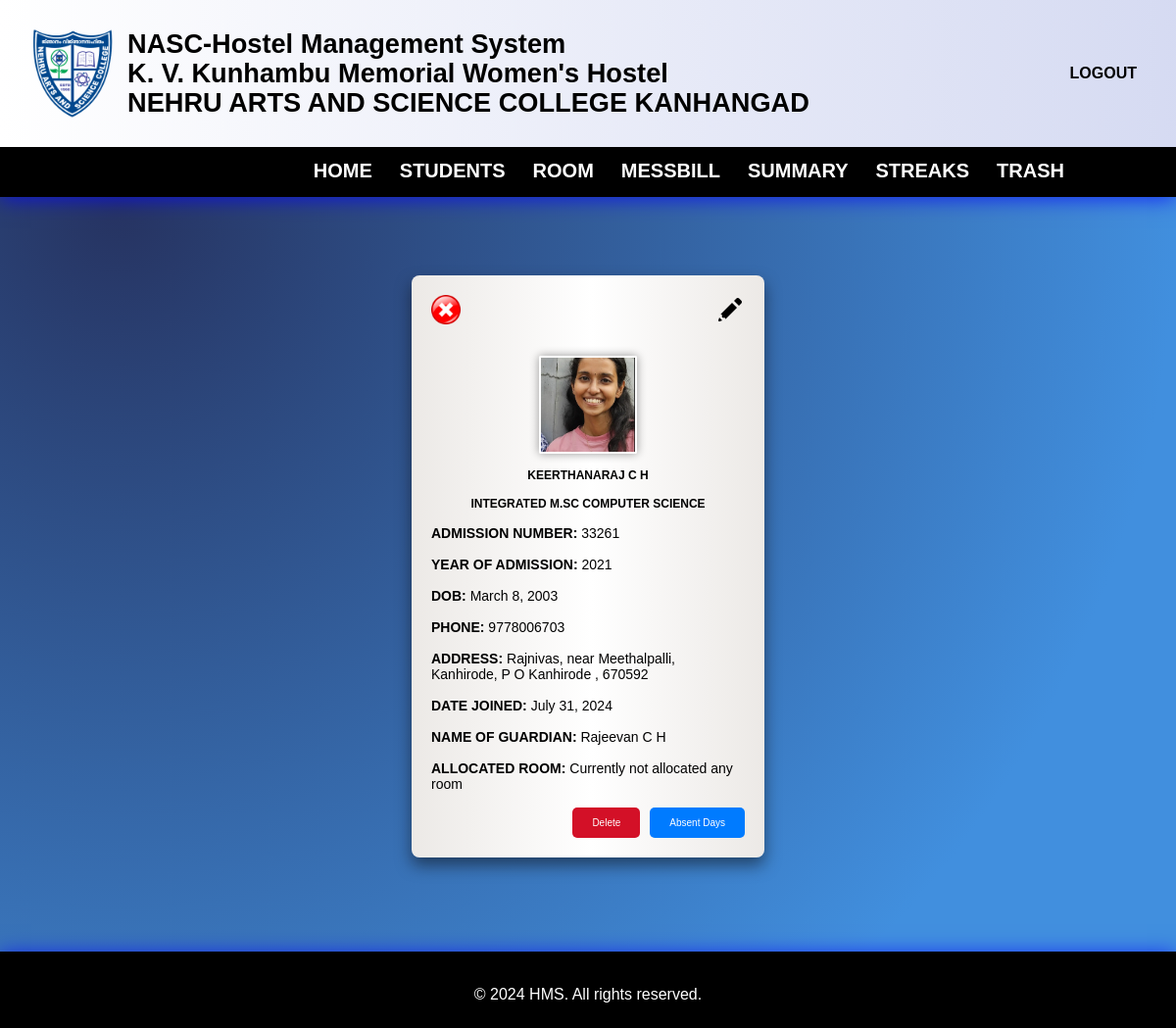
The page /view/1/ (signed in) on the database its author committed.
### hostel/models.py (models this page shows, shortened)
class Student(models.Model):
    admn_no = models.PositiveIntegerField(unique=True)
    name = models.CharField(max_length=50)
    year_of_admn = models.PositiveSmallIntegerField()
    pgm = models.ForeignKey(Programme, on_delete=models.CASCADE)
    year_choices = [
        (1,'First'),(2,'Second'),(3,'Third'),(4,'Fourth'),(5,'Fifth'),
    ]
    year = models.IntegerField(choices=year_choices)
    dob = models.DateField()
    email = models.EmailField()
    photo = models.ImageField(upload_to="images/")
    contact_regex = RegexValidator(regex=r'^\d{10}$',message="Contact number must be a 10-digit number.")
    contact = models.CharField(validators=[contact_regex], max_length=10)  # Using CharField for contact with max length 10
    parent_name = models.CharField(max_length=50)
    address = models.TextField(max_length=200)
    date_joined = models.DateField(auto_now_add=True)
    CATEGORY_CHOICES = [
        ('GENERAL', 'GENERAL'),
        ('OBC', 'OBC'),
        ('OEC', 'OEC'),
        ('SC', 'SC'),
        ('ST', 'ST'),
    ]
    category = models.CharField(max_length=20, choices=CATEGORY_CHOICES, default='GENERAL')
    EGRANTZ_CHOICES = [
        (True, 'Yes'),
        (False, 'No'),
    ]
    E_Grantz = models.BooleanField(choices=EGRANTZ_CHOICES)

class Programme(models.Model):
    pgm_id = models.SmallIntegerField(unique=True)
    pgm_name = models.CharField(max_length=100,unique=True)
    dept_id = models.ForeignKey(Department,on_delete=models.CASCADE)
    no_of_sems = models.PositiveSmallIntegerField()
    grad_choices = [('UG','UG'),('PG','PG')]
    grad_level = models.CharField(max_length=5,choices=grad_choices)
    def __str__(self):
        return self.pgm_name

### hostel/views.py (the view)
# urls.py: path('view/<int:student_id>/',views.view_details,name='view_details'),
@group_required('warden', login_url='access_denied')
def view_details(request, student_id):
    student = Student.objects.filter(id=student_id).select_related('pgm').first()
    room = Allotment.objects.filter(name_id=student_id).select_related('room_number').first()
    student_image_url = None
    if student and student.photo:
        student_image_url = settings.MEDIA_URL + str(student.photo)
    return render(request, "hostel/details.html", {'student': student, 'student_image_url': student_image_url,'room':room})

### hostel/context_processors.py (called while the page is built)
def group_processor(request):
    if request.user.is_authenticated:
        is_warden_group = request.user.groups.filter(name='warden').exists()
        is_secretary_group = request.user.groups.filter(name='secretary').exists()  # Adjust as needed
    else:
        is_warden_group = False
        is_secretary_group = False
    return {
        'is_warden_group': is_warden_group,
        'is_secretary_group': is_secretary_group,
    }

### hostel/templates/hostel/details.html (shortened to what this page needs)
{% extends 'hostel/base.html' %}
{% load static %}
{% block style %}
<link rel="stylesheet" href="{% static 'styles/details.css' %}">
{% endblock %}
{% block content %}
<section class="main">
    <div class="student-details">
        <div class="header-links">
            <a href="{% url 'view_student' %}"><img src="{% static 'redclose.png' %}" alt="Close" id="close"></a>
            <a href="{% url 'edit_student' student.id %}"><img src="{% static 'edit.png' %}" alt="edit" class="menu"></a>
        </div>
        <div class="image-container">
            {% if student_image_url %}
                <img src="{{ student_image_url }}" alt="Student Image" class="student-photo">
            {% else %}
                <p>No image available</p>
            {% endif %}
        </div>
        <p class="name-pgm"><strong>{{student.name}}</strong></p>
        <p class="name-pgm">{{student.pgm}}</p>
        <div class="other-details">
            <p><strong>ADMISSION NUMBER: </strong>{{student.admn_no}}</p><br>
            <p><strong>YEAR OF ADMISSION: </strong>{{student.year_of_admn}}</p><br>
            <p><strong>DOB: </strong>{{student.dob}}</p><br>
            <p><strong>PHONE: </strong>{{student.contact}}</p><br>
            <p><strong>ADDRESS: </strong>{{student.address}}</p><br>
            <p><strong>DATE JOINED: </strong>{{student.date_joined}}</p><br>
            <p><strong>NAME OF GUARDIAN: </strong>{{student.parent_name}}</p><br>
            {% if room %}
                <p><strong>ALLOCATED ROOM: </strong>{{room.room_number}} ( {{room.room_number.floor}} )</p><br>
            {% else %}
                <p><strong>ALLOCATED ROOM: </strong>Currently not allocated any room</p><br>
            {% endif %}
        </div>
        <div class="btn">
            <a href="{% url 'delete_student' student.id %}" class="hero-btn" id="del" onclick="return confirmDelete();">Delete</a>
            <a href="{% url 'absent_records' student.id %}" class="hero-btn">Absent Days</a>
        </div>
    </div>
</section>
{% endblock %}

### hostel/static/styles/base.css (style rules this page uses)
* { margin: 0; padding: 0; font-family: sans-serif; box-sizing: border-box; }
body { background-image: radial-gradient( circle farthest-corner at 10% 20%, rgba(38,51,97,1) 0%, rgba(65,143,222,1) 79% ); }

### hostel/static/styles/details.css (style rules this page uses)
.main { margin-top: 10vh; margin-bottom: 12vh; }
.student-details { background: linear-gradient(to right, #ECE9E6 0%, #FFFFFF 51%, #ECE9E6 100%); box-shadow: 0 8px 16px rgba(10, 10, 11, 0.5); padding: 20px; padding-top: 10px; border-radius: 8px; margin: 0 auto; width: 30%; text-align: center; font-family: 'Times New Roman', Times, serif; font-size: 10px; color: black; }
.name-pgm { text-transform: uppercase; font-weight: bold; font-size: 12px; margin: 15px 0; }
.header-links { display: flex; justify-content: space-between; align-items: center; position: relative; top: 0; width: 100%; padding: 10px 0 ; margin-bottom: 20px; }
#close { width: 30px; height: 30px; }
.header-links .menu { width: 30px; height: 30px; margin-left: 10px; cursor: pointer; }
.image-container { width: 100px; height: 100px; overflow: hidden; position: relative; border: 2px solid white; margin: 15px auto; box-shadow: 0 0 10px 0 rgba(0, 0, 0, 0.4); border-radius: 2px; }
.student-photo { width: 100%; height: auto; position: absolute; top: 50%; left: 50%; transform: translate(-50%, -50%); }
.other-details { font-size: 14px; text-align: left; font-family: 'Times New Roman', Times, serif; }
.btn { display: flex; gap: 10px; justify-content: end; }
.hero-btn { display: inline-block; padding: 10px 20px; color: #fff; background-color: #007bff; text-decoration: none; border-radius: 5px; transition: background-color 0.3s ease; }
#del { background-color: #D31027; }

### rows shown on the page
Student: name "KEERTHANARAJ C H", pgm "INTEGRATED M.SC COMPUTER SCIENCE", admn_no "33261", year_of_admn "2021", dob "March 8, 2003", contact "9778006703", address "Rajnivas, near Meethalpalli, Kanhirode, P O Kanhirode , 670592", date_joined "July 31, 2024", parent_name "Rajeevan C H"
